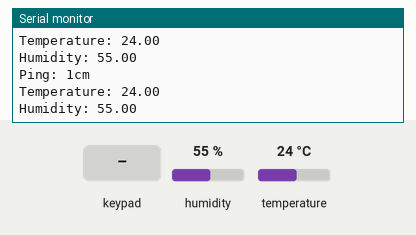
The sketch below on a simulated Arduino Uno, built with avr-gcc and run on an emulated ATmega328P. On the bench: the last lines printed to the serial monitor. Wiring (inferred from the names in the program): DHT11 sensor: data pin 10. The test bench sets the inputs (shaded band); at power-on: humidity 55 %, temperature 24 °C.

Above: at 1.2 s.
1.3 s: key '1' pressed
2.8 s: humidity set to 22 %
At 2.92 s:
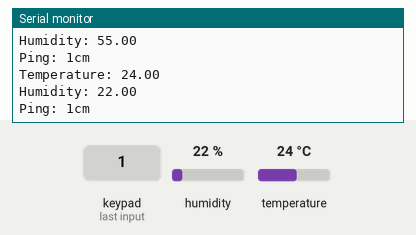
5.8 s: keypad keys 9 8 7 6 # pressed 0.4 s apart
10.8 s: keypad keys 9 8 7 6 * pressed 0.4 s apart
14.3 s: key 'B' pressed
15.8 s: temperature set to 12 °C
At 15.98 s:
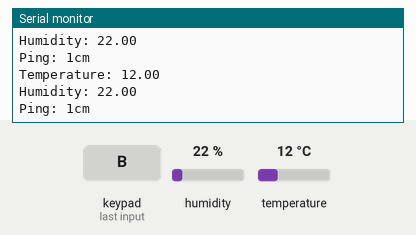
Timing chart, 0 to 18.3 s (numbered marks = the images above; inputs shaded):
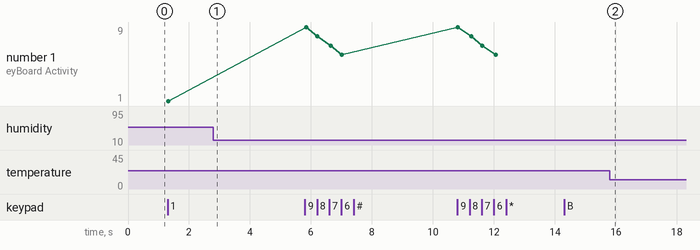

The sketch:

Range_Temp_KeyPad.ino
```cpp
#include <Keypad.h>
#include <dht.h>
#include <NewPing.h>

#define TRIGGER_PIN  11
#define ECHO_PIN     12
#define MAX_DISTANCE 200
dht DHT;
#define DHT11_PIN 10

const byte rows = 4; //four rows
const byte cols = 4; //four columns
char keys[rows][cols] = {
  {'1','2','3','A'},
  {'4','5','6','B'},
  {'7','8','9','C'},
  {'*','0','#','D'}
};
byte rowPins[rows] = {9, 8, 7, 6}; //connect to the row pinouts of the keypad
byte colPins[cols] = {5, 4, 3, 2}; //connect to the column pinouts of the keypad
Keypad keypad = Keypad( makeKeymap(keys), rowPins, colPins, rows, cols );

NewPing sonar(TRIGGER_PIN, ECHO_PIN, MAX_DISTANCE);


void setup() {
  Serial.begin(115200);
   }

void loop() {
  delay(50);
  Serial.print("Ping: ");
  int chk = DHT.read11(DHT11_PIN);
  double tmp = DHT.temperature;
  Serial.print(sonar.ping_cm_tc(tmp));
  Serial.println("cm");
  Serial.println("Temperature: " + (String)tmp);
  Serial.println("Humidity: " + (String)DHT.humidity);
  char key = keypad.getKey();
  if (key != NO_KEY){
    Serial.println("KeyBoard Activity: "+(String)key);
  }
  }
```

Measured:
- after the input at 2.8 s, the serial monitor: prints a new line after 0.05 s (image 1)
- after the input at 15.8 s, the serial monitor: prints a new line at once (image 2)
- plotted number 1: 1 → 6 after the input at 5.8 s
